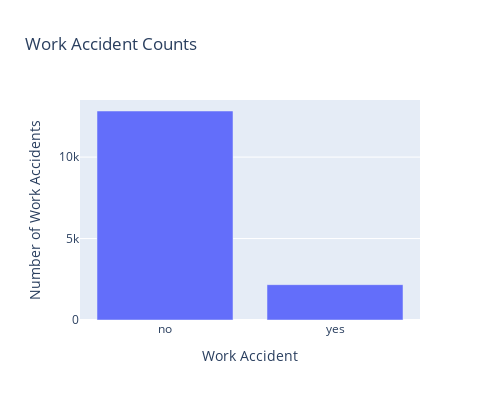

This figure's notebook cell:
### Markdown cell above
Next, let's look at the distribution of data for the features that contain outliers (Work Accident Count, Number of Promotions, and Tenure at Company).

### Code cell
work_accident_count = satisfaction_data['Work_accident'].value_counts()
figure = go.Figure(go.Bar(x = work_accident_count.index, y = work_accident_count.values))
figure.update_layout(width = 500, height = 400,
    title="Work Accident Counts",
    xaxis_title="Work Accident",
    yaxis_title="Number of Work Accidents", 
    xaxis = dict(tickmode = 'array',
                 tickvals = [0, 1], 
                 ticktext = ["no", "yes"]))

### Figure 1 — Plotly figure (JSON) as saved in the notebook; plotly's stock layout.template omitted (floating-point values rounded to 4 significant figures)
{"data": [{"type": "bar", "x": [0, 1], "y": [12830, 2169]}], "layout": {"height": 400, "title": {"text": "Work Accident Counts"}, "width": 500, "xaxis": {"tickmode": "array", "ticktext": ["no", "yes"], "tickvals": [0, 1], "title": {"text": "Work Accident"}}, "yaxis": {"title": {"text": "Number of Work Accidents"}}}}
